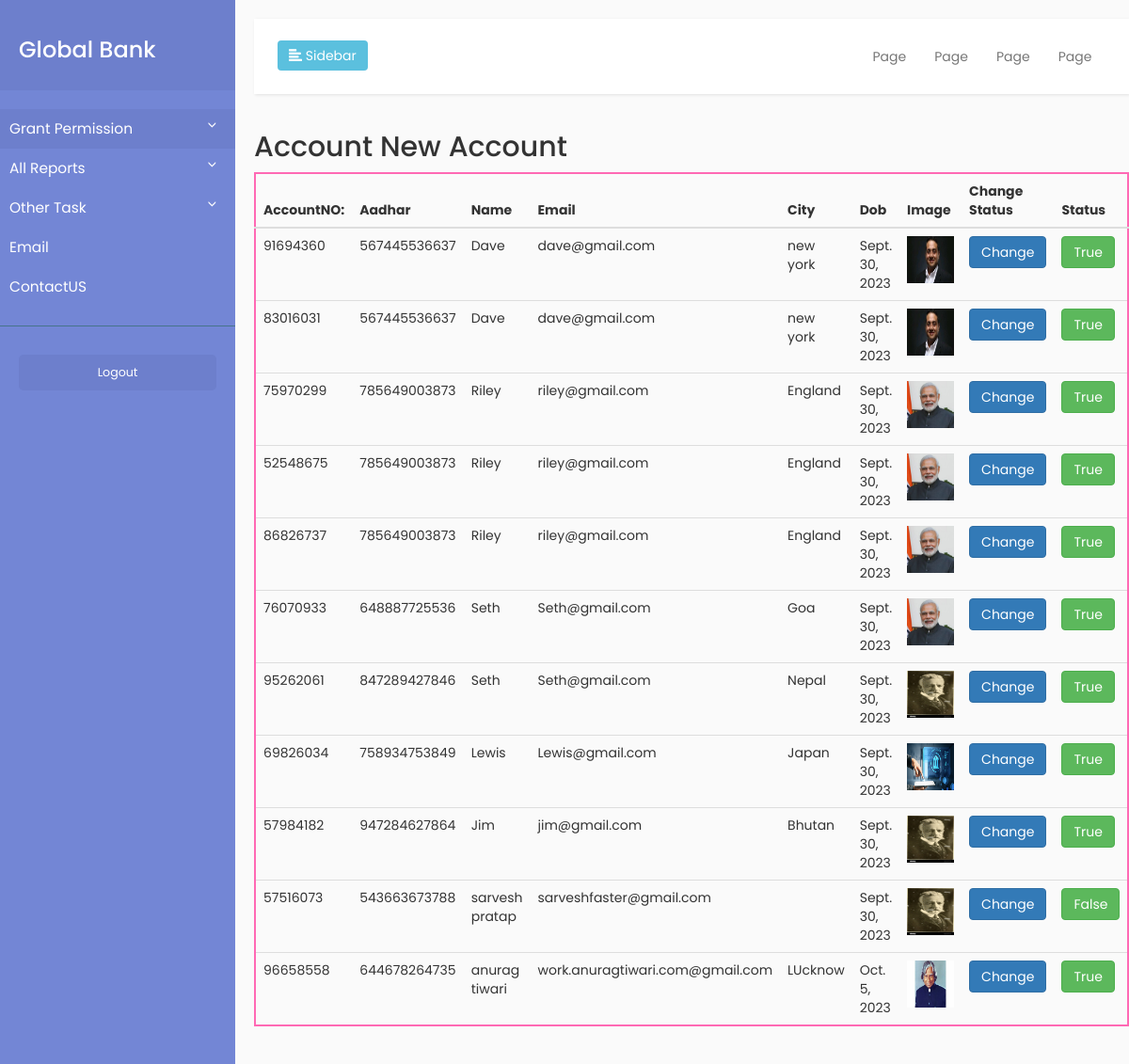
The page /bankAdmin/acc_record/ on the database its author committed.
### bankApp/models.py (models this page shows)
class Cust_Info(models.Model):
    account_no=models.BigIntegerField(primary_key=True,max_length=10)
    addhar=models.BigIntegerField(max_length=12)
    cust_name=models.CharField(max_length=30)
    cust_email=models.EmailField(max_length=50)
    cust_city=models.CharField(max_length=15)
    cust_dob=models.DateField(auto_now_add=True)
    cust_pass=models.CharField(max_length=10)
    img_url=models.ImageField(upload_to='images/')
    acct_st=models.CharField(max_length=7,default="False")

### bankApp/views.py (the view, shortened to what this page needs)
# urls.py: path('acc_record/',bv.newAccountRecord),
def newAccountRecord(request,accNo=None):
       print("accno-",accNo)
       all_accounts=Cust_Info.objects.all()
       print(all_accounts)
       acc={'account': all_accounts}
       if accNo==None:
              return render(request,'bankTemp/accounts_record.html',acc)

### templates/bankTemp/accounts_record.html
{%extends 'bankTemp/admin_base.html'%}
{%block content%}
   <div id="content">
    <nav class="navbar navbar-default">
        <div class="container-fluid">
            <div class="navbar-header">
                <button type="button" id="sidebarCollapse" class="btn btn-info navbar-btn">
                    <i class="glyphicon glyphicon-align-left"></i>
                    <span>Sidebar</span>
                </button>
            </div>
            <div class="collapse navbar-collapse" id="bs-example-navbar-collapse-1">
                <ul class="nav navbar-nav navbar-right">
                    <li><a href="#">Page</a></li>
                    <li><a href="#">Page</a></li>
                    <li><a href="#">Page</a></li>
                    <li><a href="#">Page</a></li>
                </ul>
            </div>
        </div>
    </nav>
    <h2>Account New Account</h2>
    <section>
       <div class="container-fluid">
          <div class="row ">
             <div class="col-lg-10 col-md-8 ml-auto">
                <div class="row align-items-center pt-md-5 mt-md-5 mb-5">
                   <div class="col-12">
                      <div class="card">
                         <div class="card-body">
                           <table class="table" width="100%" cellpadding="5px" cellspacing="5px" style="border: 2px solid hotpink">
                              <thead>
                                <tr>
                                  <th>AccountNO:</th>
                                  <th>Aadhar</th>
                                  <th>Name</th>
                                  <th>Email</th>
                                  <th>City</th>
                                  <th>Dob</th>
                                  <th>Image</th>
                                  <th>Change Status</th>
                                  <th>Status</th>
                                </tr>
                              </thead>
                              <tbody>
                                {% if account %}
                            {%for acc in account%}
                                <tr>
                                  <td>{{acc.account_no}}</td>
                                  <td>{{acc.addhar}}</td>
                                  <td>{{acc.cust_name}}</td>
                                  <td>{{acc.cust_email}}</td>
                                  <td>{{acc.cust_city}}</td>
                                  <td>{{acc.cust_dob}}</td>
                                  <td><img src="{{acc.img_url}}" alt="" width="50px" height="50px"></td>
                                   <td><a href="/bankAdmin/acc_record/{{acc.account_no}}"><button type="button" class="btn btn-primary">Change</button></a></td>
                                  <td><a href="#"><button type="button" class="btn btn-success">{{acc.acct_st}}</button></a></td>
                                </tr>
                          {%endfor%}
                          {%else%}
                          <h2>No Product found!!</h2>
                          {%endif%}
                              </tbody>
                            </table>
                          </div>
                      </div>
                   </div>
                </div>
             </div>
          </div>
       </div>
    </section>
</div>
</div>
{%endblock%}

### templates/bankTemp/admin_base.html (shortened to what this page needs)
{%load static%}
<!DOCTYPE html>
<html>
    <head>
        <link rel="stylesheet" href="https://maxcdn.bootstrapcdn.com/bootstrap/3.3.7/css/bootstrap.min.css">
        <link rel="stylesheet"href="{% static "bankStatic/style.css" %}">
    </head>
    <body>
        <div class="wrapper">
            <nav id="sidebar">
                <div class="sidebar-header">
                    <h3>Global Bank</h3>
                </div>
                <ul class="list-unstyled components">
                    <li class="active">
                        <a href="#homeSubmenu" data-toggle="collapse" aria-expanded="false">Grant Permission</a>
                    </li>
                    <li>
                        <a href="#homeSubmenu1" data-toggle="collapse" aria-expanded="false">All Reports</a>
                        <a href="#pageSubmenu" data-toggle="collapse" aria-expanded="false">Other Task</a>
                    </li>
                    <li>
                        <a href="#">Email</a>
                    </li>
                    <li>
                        <a href="#">ContactUS</a>
                    </li>
                </ul>
                <ul class="list-unstyled CTAs">
                    <li><a href="https://bootstrapious.com/p/bootstrap-sidebar" class="article">Logout</a></li>
                </ul>
            </nav>
{%block content%}
{%endblock%}
</body>
</html>

### static/bankStatic/style.css (style rules this page uses)
body { font-family: 'Poppins', sans-serif; background: #fafafa; }
a, a:hover, a:focus { color: inherit; text-decoration: none; transition: all 0.3s; }
.navbar { padding: 15px 10px; background: #fff; border: none; border-radius: 0; margin-bottom: 40px; box-shadow: 1px 1px 3px rgba(0, 0, 0, 0.1); }
.navbar-btn { box-shadow: none; outline: none !important; border: none; }
.wrapper { display: flex; align-items: stretch; }
#sidebar { min-width: 250px; max-width: 250px; background: #7386D5; color: #fff; transition: all 0.3s; }
#sidebar .sidebar-header { padding: 20px; background: #6d7fcc; }
#sidebar ul.components { padding: 20px 0; border-bottom: 1px solid #47748b; }
#sidebar ul li a { padding: 10px; font-size: 1.1em; display: block; }
#sidebar ul li.active > a, a[aria-expanded="true"] { color: #fff; background: #6d7fcc; }
a[data-toggle="collapse"] { position: relative; }
a[aria-expanded="false"]::before, a[aria-expanded="true"]::before { content: '\e259'; display: block; position: absolute; right: 20px; font-family: 'Glyphicons Halflings'; font-size: 0.6em; }
ul.CTAs { padding: 20px; }
ul.CTAs a { text-align: center; font-size: 0.9em !important; display: block; border-radius: 5px; margin-bottom: 5px; }
a.article, a.article:hover { background: #6d7fcc !important; color: #fff !important; }
#content { padding: 20px; min-height: 100vh; transition: all 0.3s; }

### rows shown on the page
Cust_Info: account_no "91694360", addhar "567445536637", cust_name "Dave", cust_email "dave@gmail.com", cust_city "new york", cust_dob "Sept. 30, 2023", acct_st "True"
Cust_Info: account_no "83016031", addhar "567445536637", cust_name "Dave", cust_email "dave@gmail.com", cust_city "new york", cust_dob "Sept. 30, 2023", acct_st "True"
Cust_Info: account_no "75970299", addhar "785649003873", cust_name "Riley", cust_email "riley@gmail.com", cust_city "England", cust_dob "Sept. 30, 2023", acct_st "True"
Cust_Info: account_no "52548675", addhar "785649003873", cust_name "Riley", cust_email "riley@gmail.com", cust_city "England", cust_dob "Sept. 30, 2023", acct_st "True"
Cust_Info: account_no "86826737", addhar "785649003873", cust_name "Riley", cust_email "riley@gmail.com", cust_city "England", cust_dob "Sept. 30, 2023", acct_st "True"
Cust_Info: account_no "76070933", addhar "648887725536", cust_name "Seth", cust_email "Seth@gmail.com", cust_city "Goa", cust_dob "Sept. 30, 2023", acct_st "True"
Cust_Info: account_no "95262061", addhar "847289427846", cust_name "Seth", cust_email "Seth@gmail.com", cust_city "Nepal", cust_dob "Sept. 30, 2023", img_url (picture), acct_st "True"
Cust_Info: account_no "69826034", addhar "758934753849", cust_name "Lewis", cust_email "Lewis@gmail.com", cust_city "Japan", cust_dob "Sept. 30, 2023", img_url (picture), acct_st "True"
Cust_Info: account_no "57984182", addhar "947284627864", cust_name "Jim", cust_email "jim@gmail.com", cust_city "Bhutan", cust_dob "Sept. 30, 2023", img_url (picture), acct_st "True"
Cust_Info: account_no "57516073", addhar "543663673788", cust_name "sarvesh pratap", cust_email "sarveshfaster@gmail.com", cust_dob "Sept. 30, 2023", img_url (picture), acct_st "False"
Cust_Info: account_no "96658558", addhar "644678264735", cust_name "anurag tiwari", cust_email "work.anuragtiwari.com@gmail.com", cust_city "LUcknow", cust_dob "Oct. 5, 2023", shows a picture, acct_st "True"
